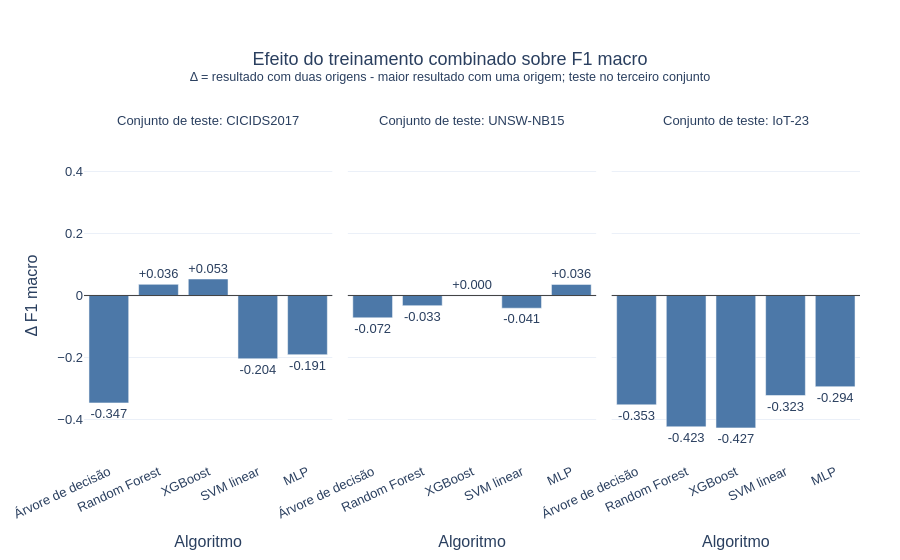

Source (notebook cell):
### Code cell
# comparação entre origens individuais e treinamento combinado
TARGET_TRAINING_SOURCES = {
    "cicids2017": ("unsw_nb15", "iot23", "unsw_nb15_iot23"),
    "unsw_nb15": ("cicids2017", "iot23", "cicids2017_iot23"),
    "iot23": ("cicids2017", "unsw_nb15", "cicids2017_unsw_nb15"),
}

combined_comparison_rows = []
for test_source, sources in TARGET_TRAINING_SOURCES.items():
    individual_source_1, individual_source_2, combined_source = sources

    for model in MODEL_ORDER:
        experiment_rows = evaluation[
            evaluation["test_source"].eq(test_source)
            & evaluation["model"].eq(model)
            & evaluation["training_source"].isin(sources)
        ].set_index("training_source")

        assert len(experiment_rows) == 3, (
            f"Esperados três resultados para {model} "
            f"e teste em {test_source}."
        )

        metric_values = {}
        for metric in ["f1_macro", "balanced_accuracy", "f1_attack"]:
            individual_value_1 = float(
                experiment_rows.loc[individual_source_1, metric]
            )
            individual_value_2 = float(
                experiment_rows.loc[individual_source_2, metric]
            )
            combined_value = float(
                experiment_rows.loc[combined_source, metric]
            )
            metric_values.update({
                f"individual_{metric}_1": individual_value_1,
                f"individual_{metric}_2": individual_value_2,
                f"combined_{metric}": combined_value,
                f"best_individual_{metric}": max(
                    individual_value_1,
                    individual_value_2,
                ),
                f"combined_vs_best_individual_{metric}_delta": (
                    combined_value
                    - max(individual_value_1, individual_value_2)
                ),
            })

        combined_comparison_rows.append({
            "test_source": test_source,
            "model": model,
            "individual_source_1": individual_source_1,
            "individual_source_2": individual_source_2,
            "combined_source": combined_source,
            **metric_values,
        })

combined_comparison = pd.DataFrame(combined_comparison_rows)
assert len(combined_comparison) == 15

combined_comparison_presentation = pd.DataFrame({
    "Conjunto de teste": combined_comparison["test_source"].map(SOURCE_LABELS),
    "Modelo": combined_comparison["model"].map(MODEL_ABBREVIATIONS),
    "Origem individual A": (
        combined_comparison["individual_source_1"].map(SOURCE_LABELS)
    ),
    "F1 macro - A": combined_comparison["individual_f1_macro_1"].round(4),
    "Acurácia balanceada - A": (
        combined_comparison["individual_balanced_accuracy_1"].round(4)
    ),
    "F1 ATTACK - A": combined_comparison["individual_f1_attack_1"].round(4),
    "Origem individual B": (
        combined_comparison["individual_source_2"].map(SOURCE_LABELS)
    ),
    "F1 macro - B": combined_comparison["individual_f1_macro_2"].round(4),
    "Acurácia balanceada - B": (
        combined_comparison["individual_balanced_accuracy_2"].round(4)
    ),
    "F1 ATTACK - B": combined_comparison["individual_f1_attack_2"].round(4),
    "Origens combinadas A + B": (
        combined_comparison["combined_source"].map(SOURCE_LABELS)
    ),
    "F1 macro - A + B": combined_comparison["combined_f1_macro"].round(4),
    "Acurácia balanceada - A + B": (
        combined_comparison["combined_balanced_accuracy"].round(4)
    ),
    "F1 ATTACK - A + B": combined_comparison["combined_f1_attack"].round(4),
    "Δ F1 macro: combinado - melhor individual": (
        combined_comparison[
            "combined_vs_best_individual_f1_macro_delta"
        ].round(4)
    ),
    "Δ acurácia balanceada: combinado - melhor individual": (
        combined_comparison[
            "combined_vs_best_individual_balanced_accuracy_delta"
        ].round(4)
    ),
    "Δ F1 ATTACK: combinado - melhor individual": (
        combined_comparison[
            "combined_vs_best_individual_f1_attack_delta"
        ].round(4)
    ),
})
save_table(
    combined_comparison_presentation,
    "combined_vs_individual_training_sources.csv",
)
display(combined_comparison_presentation)

combined_plot_data = combined_comparison.copy()
combined_plot_data["test_source_label"] = (
    combined_plot_data["test_source"].map(SOURCE_LABELS)
)
combined_plot_data["model_label"] = (
    combined_plot_data["model"].map(MODEL_LABELS)
)


def plot_combined_vs_best_individual(metric, metric_label, filename):
    delta_column = f"combined_vs_best_individual_{metric}_delta"
    plot_data = combined_plot_data.copy()
    plot_data["delta_label"] = plot_data[delta_column].map(
        lambda value: f"{value:+.3f}"
    )

    figure = px.bar(
        plot_data,
        x="model_label",
        y=delta_column,
        facet_col="test_source_label",
        text="delta_label",
        custom_data=["test_source_label"],
        category_orders={
            "model_label": [
                MODEL_LABELS[model] for model in MODEL_ORDER
            ],
            "test_source_label": [
                SOURCE_LABELS[source] for source in TEST_SOURCE_ORDER
            ],
        },
        labels={
            "model_label": "Algoritmo",
            delta_column: f"Δ {metric_label}",
        },
        title=(
            f"Efeito do treinamento combinado sobre {metric_label}"
            "<br><sup>Δ = resultado com duas origens - maior "
            "resultado com uma origem; teste no terceiro conjunto</sup>"
        ),
    )
    figure.for_each_annotation(
        lambda annotation: annotation.update(
            text=(
                "Conjunto de teste: "
                f"{annotation.text.split('=')[-1]}"
            )
        )
    )
    figure.update_traces(
        marker_color="#4C78A8",
        textposition="outside",
        cliponaxis=False,
        hovertemplate=(
            "Algoritmo: %{x}<br>"
            "Conjunto de teste: %{customdata[0]}<br>"
            f"Δ {metric_label}: %{{y:+.4f}}<extra></extra>"
        ),
    )
    figure.add_hline(y=0, line_width=1, line_color="#444444")
    delta_limit = max(
        float(plot_data[delta_column].abs().max()) * 1.25,
        0.01,
    )
    figure.update_yaxes(
        range=[-delta_limit, delta_limit],
        matches="y",
    )
    figure.update_xaxes(tickangle=-25)
    finalize_figure(figure, filename, width=1500, height=620)


plot_combined_vs_best_individual(
    "f1_macro",
    "F1 macro",
    "combined_vs_best_individual_f1_macro",
)
plot_combined_vs_best_individual(
    "balanced_accuracy",
    "acurácia balanceada",
    "combined_vs_best_individual_balanced_accuracy",
)
plot_combined_vs_best_individual(
    "f1_attack",
    "F1 da classe ATTACK",
    "combined_vs_best_individual_f1_attack",
)

absolute_comparison_rows = []
configuration_specs = [
    (
        "A (individual)",
        "individual_source_1",
        "individual_f1_macro_1",
        "individual_balanced_accuracy_1",
        "individual_f1_attack_1",
    ),
    (
        "B (individual)",
        "individual_source_2",
        "individual_f1_macro_2",
        "individual_balanced_accuracy_2",
        "individual_f1_attack_2",
    ),
    (
        "A + B (combinado)",
        "combined_source",
        "combined_f1_macro",
        "combined_balanced_accuracy",
        "combined_f1_attack",
    ),
]
for _, row in combined_comparison.iterrows():
    for (
        configuration,
        source_column,
        f1_macro_column,
        balanced_accuracy_column,
        f1_attack_column,
    ) in configuration_specs:
        absolute_comparison_rows.append({
            "test_source": row["test_source"],
            "model": row["model"],
            "training_configuration": configuration,
            "training_source": row[source_column],
            "f1_macro": row[f1_macro_column],
            "balanced_accuracy": row[balanced_accuracy_column],
            "f1_attack": row[f1_attack_column],
        })

absolute_comparison = pd.DataFrame(absolute_comparison_rows)
absolute_comparison["test_source_label"] = (
    absolute_comparison["test_source"].map(SOURCE_LABELS)
)
absolute_comparison["model_label"] = (
    absolute_comparison["model"].map(MODEL_LABELS)
)
absolute_comparison["training_source_label"] = (
    absolute_comparison["training_source"].map(SOURCE_LABELS)
)

facet_titles = {
    SOURCE_LABELS[test_source]: (
        f"Conjunto de teste: {SOURCE_LABELS[test_source]}"
        f"<br><sup>A: {SOURCE_LABELS[sources[0]]}; "
        f"B: {SOURCE_LABELS[sources[1]]}</sup>"
    )
    for test_source, sources in TARGET_TRAINING_SOURCES.items()
}
configuration_colors = {
    "A (individual)": "#4C78A8",
    "B (individual)": "#F58518",
    "A + B (combinado)": "#54A24B",
}


def plot_individual_and_combined(metric, metric_label, filename):
    figure = px.bar(
        absolute_comparison,
        x="model_label",
        y=metric,
        color="training_configuration",
        facet_col="test_source_label",
        barmode="group",
        custom_data=["training_source_label"],
        color_discrete_map=configuration_colors,
        category_orders={
            "model_label": [
                MODEL_LABELS[model] for model in MODEL_ORDER
            ],
            "training_configuration": [
                "A (individual)",
                "B (individual)",
                "A + B (combinado)",
            ],
            "test_source_label": [
                SOURCE_LABELS[source] for source in TEST_SOURCE_ORDER
            ],
        },
        labels={
            "model_label": "Algoritmo",
            metric: metric_label,
            "training_configuration": "Composição do treinamento",
        },
        title=(
            f"{metric_label} por composição do conjunto de treinamento"
            "<br><sup>As origens A e B são avaliadas separadamente "
            "e combinadas; o terceiro conjunto é usado para teste</sup>"
        ),
    )
    figure.for_each_annotation(
        lambda annotation: annotation.update(
            text=facet_titles[annotation.text.split("=")[-1]]
        )
    )
    figure.update_traces(
        hovertemplate=(
            "Algoritmo: %{x}<br>"
            "Composição do treinamento: %{fullData.name}<br>"
            "Origem(ns) do treinamento: %{customdata[0]}<br>"
            f"{metric_label}: %{{y:.4f}}<extra></extra>"
        )
    )
    figure.update_yaxes(range=[0, 1.05], matches="y")
    figure.update_xaxes(tickangle=-25)
    finalize_figure(figure, filename, width=1600, height=650)


plot_individual_and_combined(
    "f1_macro",
    "F1 macro",
    "individual_and_combined_f1_macro",
)
plot_individual_and_combined(
    "balanced_accuracy",
    "Acurácia balanceada",
    "individual_and_combined_balanced_accuracy",
)
plot_individual_and_combined(
    "f1_attack",
    "F1 da classe ATTACK",
    "individual_and_combined_f1_attack",
)

### Figure 1 — Plotly figure (JSON) as saved in the notebook; plotly's stock layout.template omitted (floating-point values rounded to 4 significant figures)
{"data": [{"customdata": [["CICIDS2017"], ["CICIDS2017"], ["CICIDS2017"], ["CICIDS2017"], ["CICIDS2017"]], "hovertemplate": "Algoritmo: %{x}<br>Conjunto de teste: %{customdata[0]}<br>Δ F1 macro: %{y:+.4f}<extra></extra>", "legendgroup": "", "marker": {"color": "#4C78A8", "pattern": {"shape": ""}}, "name": "", "orientation": "v", "showlegend": false, "text": ["-0.347", "+0.036", "+0.053", "-0.204", "-0.191"], "textposition": "outside", "x": ["Árvore de decisão", "Random Forest", "XGBoost", "SVM linear", "MLP"], "xaxis": "x", "y": [-0.3465, 0.03602, 0.05322, -0.204, -0.1909], "yaxis": "y", "type": "bar", "cliponaxis": false}, {"customdata": [["UNSW-NB15"], ["UNSW-NB15"], ["UNSW-NB15"], ["UNSW-NB15"], ["UNSW-NB15"]], "hovertemplate": "Algoritmo: %{x}<br>Conjunto de teste: %{customdata[0]}<br>Δ F1 macro: %{y:+.4f}<extra></extra>", "legendgroup": "", "marker": {"color": "#4C78A8", "pattern": {"shape": ""}}, "name": "", "orientation": "v", "showlegend": false, "text": ["-0.072", "-0.033", "+0.000", "-0.041", "+0.036"], "textposition": "outside", "x": ["Árvore de decisão", "Random Forest", "XGBoost", "SVM linear", "MLP"], "xaxis": "x2", "y": [-0.07204, -0.03279, 0.0004948, -0.04097, 0.03585], "yaxis": "y2", "type": "bar", "cliponaxis": false}, {"customdata": [["IoT-23"], ["IoT-23"], ["IoT-23"], ["IoT-23"], ["IoT-23"]], "hovertemplate": "Algoritmo: %{x}<br>Conjunto de teste: %{customdata[0]}<br>Δ F1 macro: %{y:+.4f}<extra></extra>", "legendgroup": "", "marker": {"color": "#4C78A8", "pattern": {"shape": ""}}, "name": "", "orientation": "v", "showlegend": false, "text": ["-0.353", "-0.423", "-0.427", "-0.323", "-0.294"], "textposition": "outside", "x": ["Árvore de decisão", "Random Forest", "XGBoost", "SVM linear", "MLP"], "xaxis": "x3", "y": [-0.3526, -0.4235, -0.4271, -0.3227, -0.2941], "yaxis": "y3", "type": "bar", "cliponaxis": false}], "layout": {"xaxis": {"anchor": "y", "domain": [0.0, 0.32], "title": {"text": "Algoritmo"}, "categoryorder": "array", "categoryarray": ["Árvore de decisão", "Random Forest", "XGBoost", "SVM linear", "MLP"], "tickangle": -25}, "yaxis": {"anchor": "x", "domain": [0.0, 1.0], "title": {"text": "Δ F1 macro"}, "range": [-0.5338, 0.5338], "matches": "y"}, "xaxis2": {"anchor": "y2", "domain": [0.34, 0.66], "matches": "x", "title": {"text": "Algoritmo"}, "categoryorder": "array", "categoryarray": ["Árvore de decisão", "Random Forest", "XGBoost", "SVM linear", "MLP"], "tickangle": -25}, "yaxis2": {"anchor": "x2", "domain": [0.0, 1.0], "matches": "y", "showticklabels": false, "range": [-0.5338, 0.5338]}, "xaxis3": {"anchor": "y3", "domain": [0.68, 1.0], "matches": "x", "title": {"text": "Algoritmo"}, "categoryorder": "array", "categoryarray": ["Árvore de decisão", "Random Forest", "XGBoost", "SVM linear", "MLP"], "tickangle": -25}, "yaxis3": {"anchor": "x3", "domain": [0.0, 1.0], "matches": "y", "showticklabels": false, "range": [-0.5338, 0.5338]}, "annotations": [{"showarrow": false, "text": "Conjunto de teste: CICIDS2017", "x": 0.16, "xanchor": "center", "xref": "paper", "y": 1.0, "yanchor": "bottom", "yref": "paper"}, {"showarrow": false, "text": "Conjunto de teste: UNSW-NB15", "x": 0.5, "xanchor": "center", "xref": "paper", "y": 1.0, "yanchor": "bottom", "yref": "paper"}, {"showarrow": false, "text": "Conjunto de teste: IoT-23", "x": 0.84, "xanchor": "center", "xref": "paper", "y": 1.0, "yanchor": "bottom", "yref": "paper"}], "legend": {"tracegroupgap": 0, "orientation": "h", "yanchor": "bottom", "y": 1.08, "xanchor": "center", "x": 0.5}, "title": {"text": "Efeito do treinamento combinado sobre F1 macro<br><sup>Δ = resultado com duas origens - maior resultado com uma origem; teste no terceiro conjunto</sup>", "x": 0.5}, "barmode": "relative", "shapes": [{"line": {"color": "#444444", "width": 1}, "type": "line", "x0": 0, "x1": 1, "xref": "x domain", "y0": 0, "y1": 0, "yref": "y"}, {"line": {"color": "#444444", "width": 1}, "type": "line", "x0": 0, "x1": 1, "xref": "x2 domain", "y0": 0, "y1": 0, "yref": "y2"}, {"line": {"color": "#444444", "width": 1}, "type": "line", "x0": 0, "x1": 1, "xref": "x3 domain", "y0": 0, "y1": 0, "yref": "y3"}], "font": {"family": "Arial", "size": 13}, "margin": {"l": 80, "r": 40, "t": 130, "b": 80}}}
